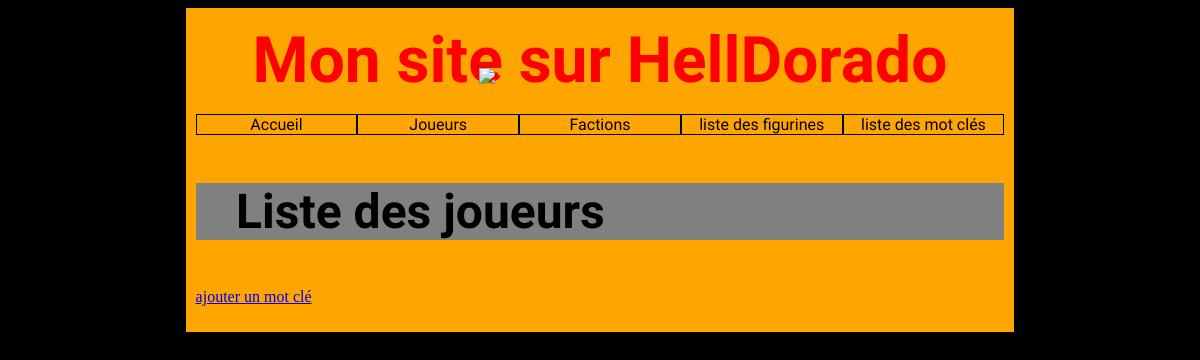
Before: /helldorado/keywords/ with the older database file.
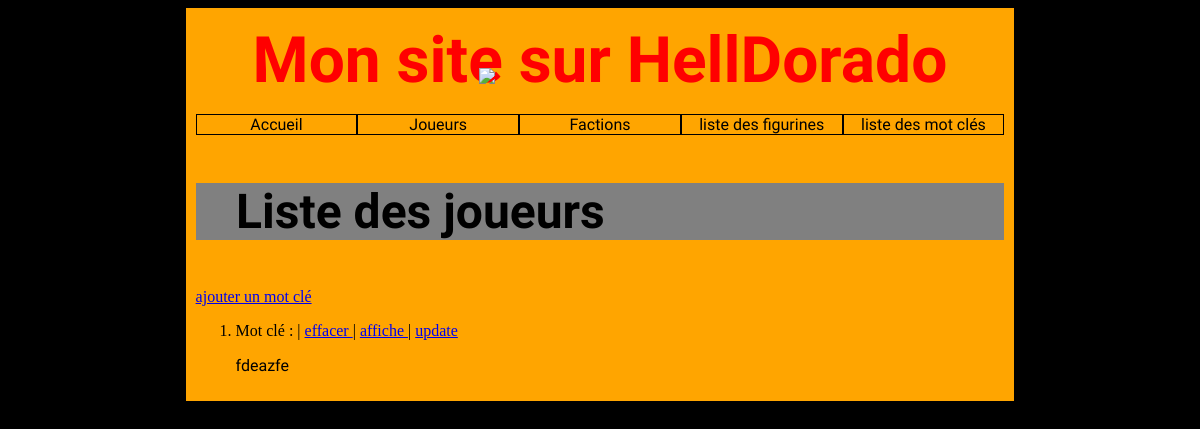
After: the same page with the newer database file.
### helldorado/models.py (models this page shows, shortened)
class Keywords(models.Model):
    nom = models.CharField(max_length=50)
    description = models.TextField()

### helldorado/views.py (the view)
# urls.py: path("keywords/",views.keywords),
def keywords(request):
    liste = list(models.Keywords.objects.all())
    return render(request, "helldorado/listekeywords.html", {"liste": liste})

### helldorado/templates/helldorado/listekeywords.html (shortened to what this page needs)
{% extends 'helldorado/main.html' %}
{% block content %}
    <h3> Liste des joueurs </h3>
    <a href="/helldorado/keywords/ajout/0/"> ajouter un mot clé </a>
        <ol>
    {% for l in liste %}
        <li> Mot clé : {{l.name}}
            | <a href="/helldorado/keywords/delete/{{l.id}}"> effacer </a>
            | <a href="/helldorado/keywords/affiche/{{l.id}}"> affiche </a>
            | <a href="/helldorado/keywords/update/{{l.id}}"> update </a></li>
             <p> {{l.description}}</p>
     {% endfor%}
        </ol>
{% endblock%}

Changed rows visible on the page:
added Keywords: description "fdeazfe"
